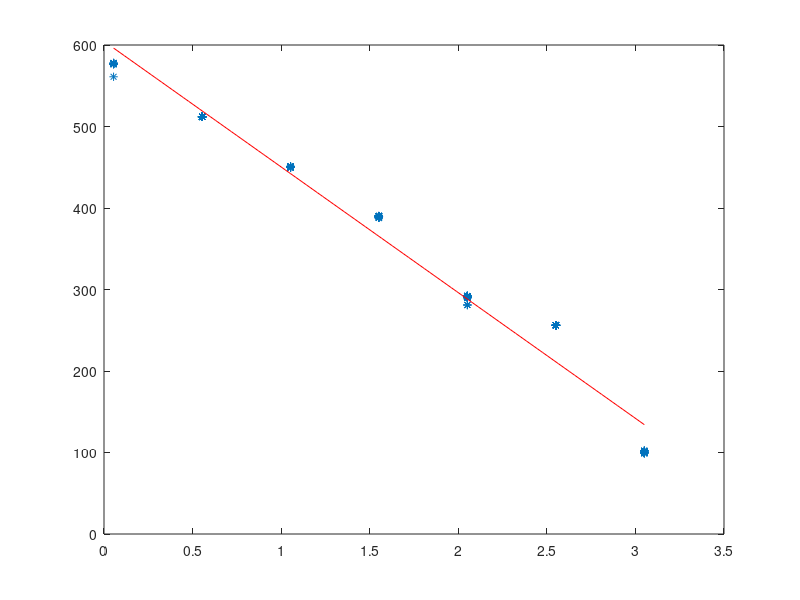

Write the MATLAB code that produced this figure.
%%cella 10Kg on pin A0
clear all; close all; clc;
dati=load('dati10.mat');
plot(dati.dati_10(:,1),dati.dati_10(:,2),'*')
hold on
c=polyfit(dati.dati_10(:,1),dati.dati_10(:,2),1);
xx=linspace(dati.dati_10(1,1),dati.dati_10((length(dati.dati_10)),1));
yy=polyval(c,xx);
plot(xx,yy,'r')
